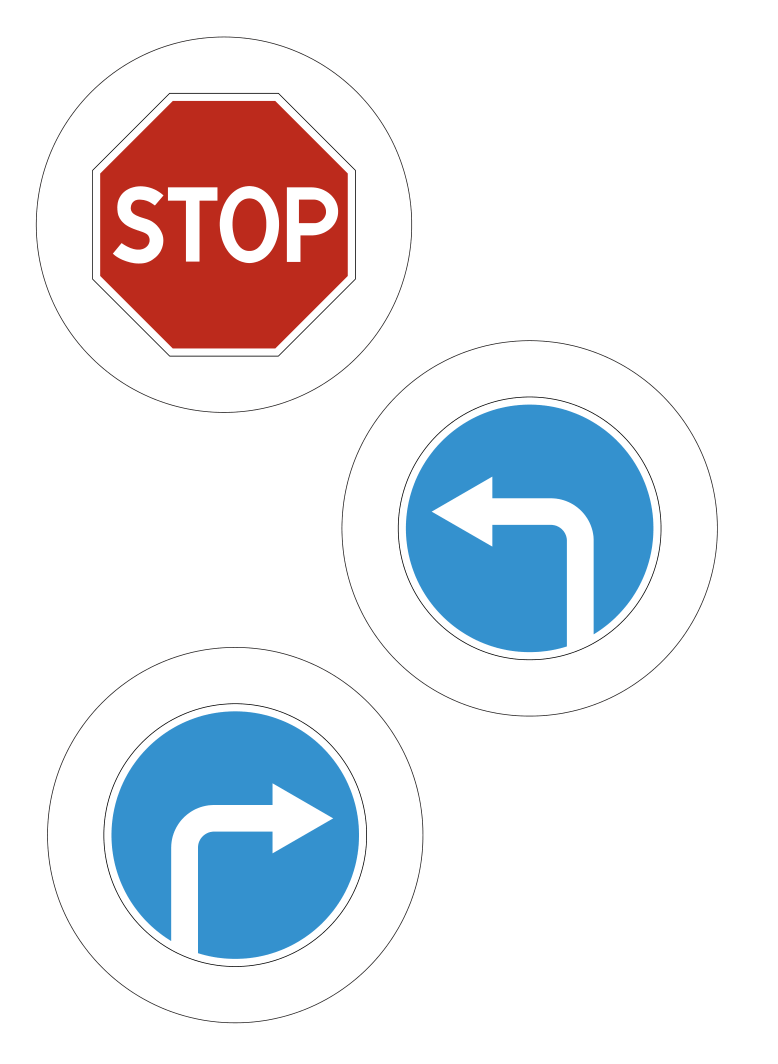
#> input picture src/traffic-signs/all.png, 778 x 1064 px, given in place of the camera
$ python colorTrimmer.py
#> lines starting #> are read from the running program, lines starting #| are printed output that depends on the picture; after the words box and inside, x2 and y2 are one past the last pixel; in counts of white or black regions, pixels touching at a corner belong together
import cv2

def nothing(void):
    pass

def onMouse(event, x, y, flags, param):
    if event == cv2.EVENT_LBUTTONDOWN:
        if imgCopy.any():
            h, w, _ = img.shape
            if x >= 0 and x <= w and y >= 0 and y <= h:
                hsv = imgCopy[y,x]
                print(hsv)
                delta = cv2.getTrackbarPos('delta', 'result')
                cv2.setTrackbarPos('minH', 'result', max(0, hsv[0]-delta))
                cv2.setTrackbarPos('maxH', 'result', min(179, hsv[0]+delta))
                cv2.setTrackbarPos('minS', 'result', max(0, hsv[1]-delta))
                cv2.setTrackbarPos('maxS', 'result', min(255, hsv[1]+delta))
                cv2.setTrackbarPos('minV', 'result', max(0, hsv[2]-delta))
                cv2.setTrackbarPos('maxV', 'result', min(255, hsv[2]+delta))
    elif event == cv2.EVENT_RBUTTONDOWN:
        cv2.setTrackbarPos('minH', 'result', 0)
        cv2.setTrackbarPos('maxH', 'result', 179)
        cv2.setTrackbarPos('minS', 'result', 0)
        cv2.setTrackbarPos('maxS', 'result', 255)
        cv2.setTrackbarPos('minV', 'result', 0)
        cv2.setTrackbarPos('maxV', 'result', 255)

cap = cv2.VideoCapture(1)

cv2.namedWindow('result')

cv2.createTrackbar('minH', 'result', 0, 179, nothing)
#> slider 'minH' is set to 35
cv2.createTrackbar('maxH', 'result', 179, 179, nothing)

cv2.createTrackbar('minS', 'result', 0, 255, nothing)
#> slider 'minS' is set to 51
cv2.createTrackbar('maxS', 'result', 255, 255, nothing)

cv2.createTrackbar('minV', 'result', 0, 255, nothing)
#> slider 'minV' is set to 51
cv2.createTrackbar('maxV', 'result', 255, 255, nothing)

cv2.createTrackbar('delta', 'result', 40, 80, nothing)

cv2.setMouseCallback('result', onMouse)
imgCopy = None

while(True):
    ret, img = cap.read()
#> img is the input picture: shape (1064, 778, 3); mean B, G, R 237.1, 231.8, 230.3
    # img = cv2.imread("all.png")
    # img = cv2.imread('samples/amox.png')
    img = cv2.cvtColor(img, cv2.COLOR_BGR2HSV)
#> img: shape (1064, 778, 3); mean H, S, V 10.3, 30, 245.4
    imgCopy = img.copy()

    # img = cv2.GaussianBlur(img, (19, 19), 0)

    minH = cv2.getTrackbarPos('minH', 'result')
    maxH = cv2.getTrackbarPos('maxH', 'result')

    minS = cv2.getTrackbarPos('minS', 'result')
    maxS = cv2.getTrackbarPos('maxS', 'result')

    minV = cv2.getTrackbarPos('minV', 'result')
    maxV = cv2.getTrackbarPos('maxV', 'result')

    mask = cv2.inRange(img, (minH,minS,minV), (maxH,maxS,maxV))
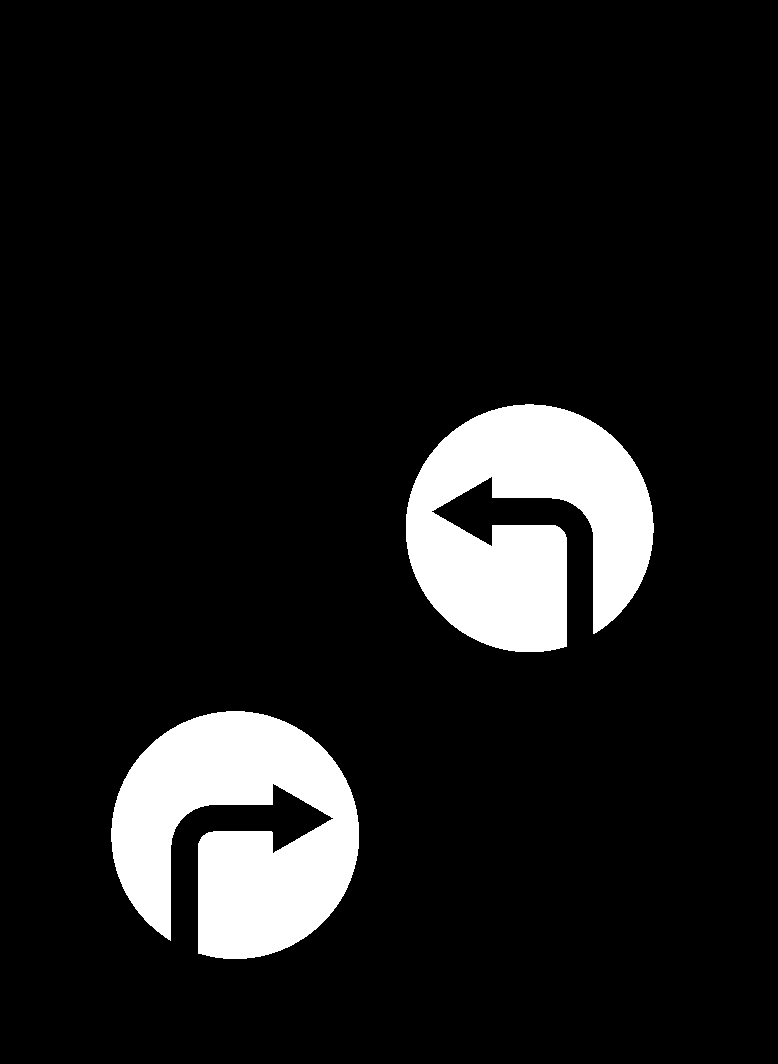
#> mask: shape (1064, 778); 9.8% white; 2 white regions, box (x1, y1, x2, y2) and area: (406, 404, 654, 652) 40770, (111, 711, 359, 959) 40748
    cv2.imshow('mask', mask)

    # mask = cv2.erode(mask, None, iterations=2)
    # mask = cv2.dilate(mask, None, iterations=4)

    result = cv2.bitwise_and(img, img, mask = mask)
#> result: shape (1064, 778, 3); mean H, S, V 10, 18.7, 20.3

    imgShow = cv2.cvtColor(result, cv2.COLOR_HSV2BGR)
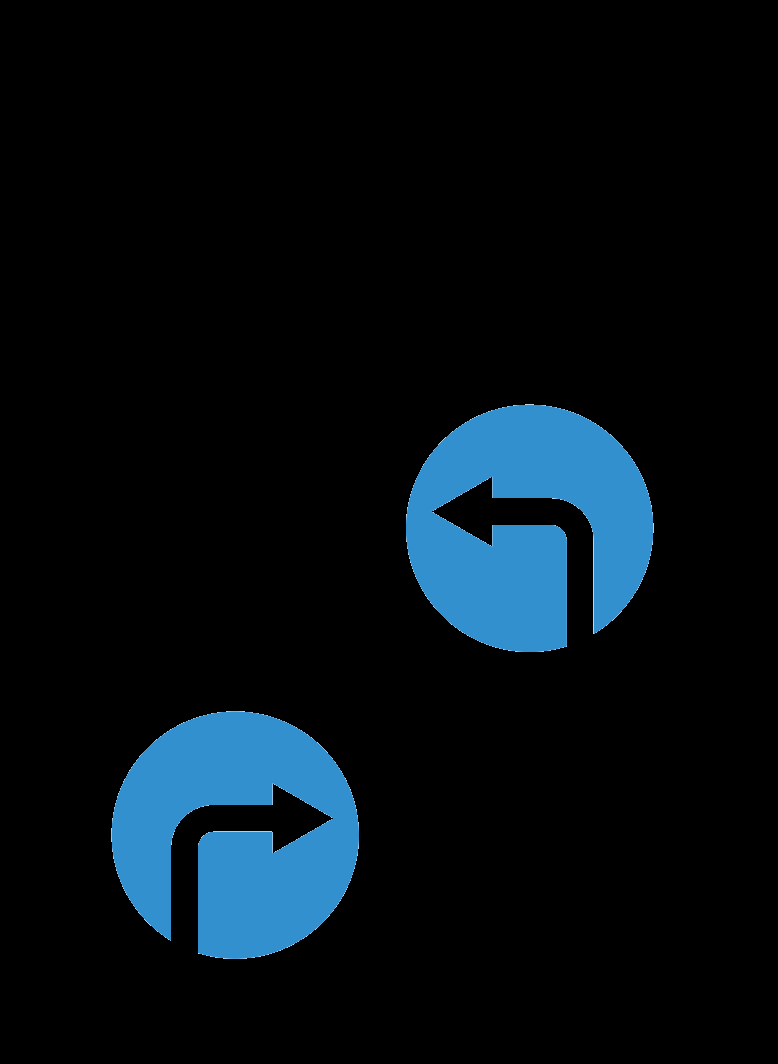
#> imgShow: shape (1064, 778, 3); mean B, G, R 20.3, 14.3, 5.2
    cv2.imshow('result', imgShow)

    if cv2.waitKey(1)==ord('q'):
#> (key q is pressed here)
        break

cap.release()
cv2.destroyAllWindows()

$ run again, on src/traffic-signs/left-for-detect.png
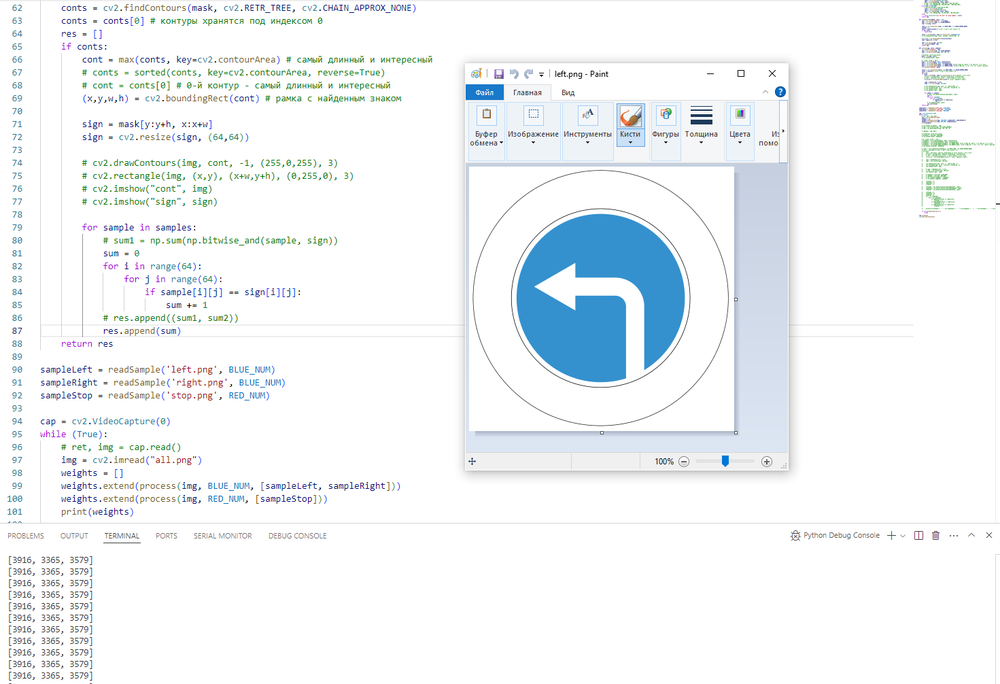
#> input picture src/traffic-signs/left-for-detect.png, 1000 x 684 px, shrunk from 1471 x 1006 before the run, given in place of the camera
#> img is the input picture: shape (684, 1000, 3); mean B, G, R 247.4, 245.1, 241.2
#> img: shape (684, 1000, 3); mean H, S, V 16.6, 10.5, 248.7
#> `mask = cv2.inRange(img, (minH,minS,minV), (maxH,maxS,maxV))`:
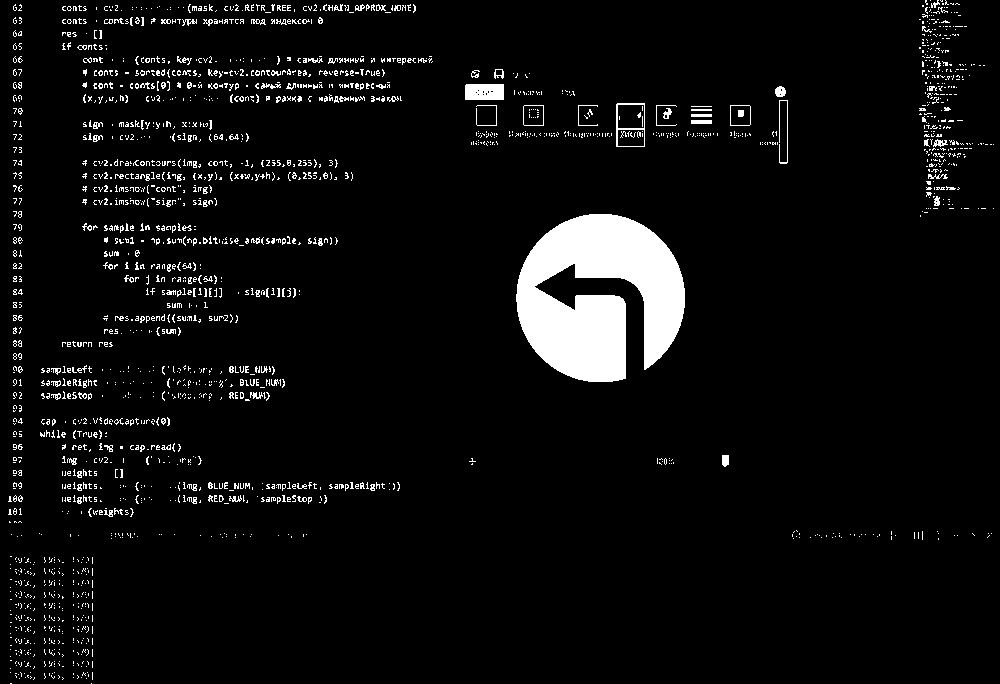
#> mask: shape (684, 1000); 5.4% white; 2070 white regions (1929 under 20 px), largest, box (x1, y1, x2, y2) and area: (516, 214, 685, 382) 18930, (465, 84, 504, 100) 611, (616, 103, 645, 147) 261
#> result: shape (684, 1000, 3); mean H, S, V 5.4, 7.8, 10.9
#> `imgShow = cv2.cvtColor(result, cv2.COLOR_HSV2BGR)`:
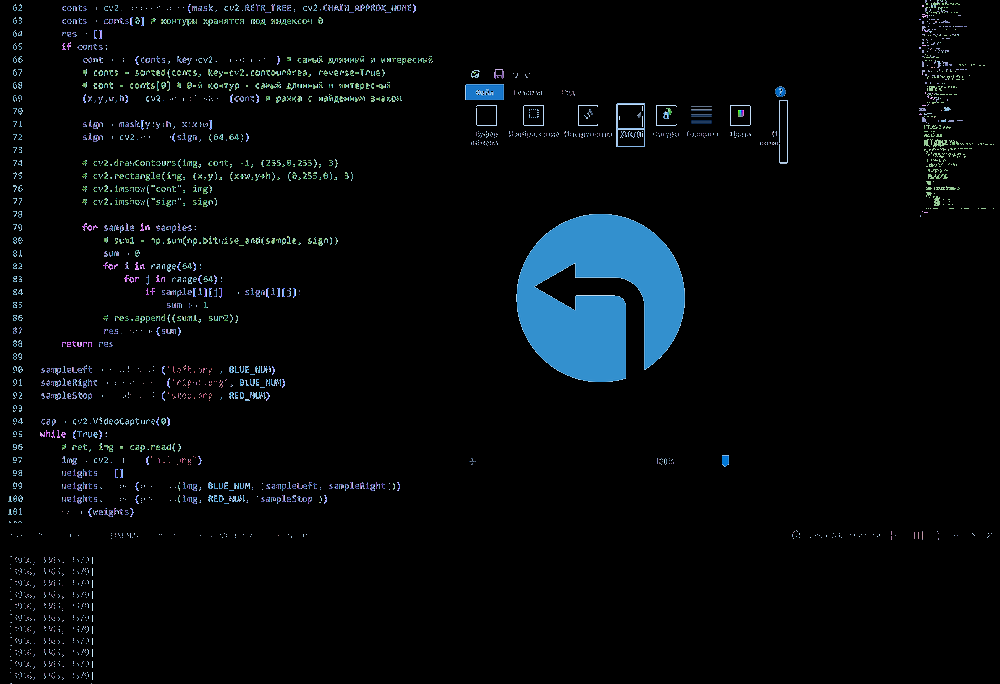
#> imgShow: shape (684, 1000, 3); mean B, G, R 10.5, 8.4, 4.9
